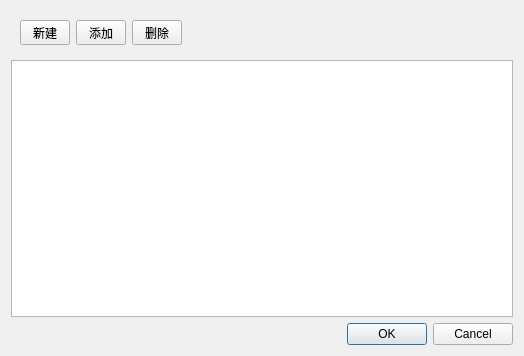
<?xml version="1.0" encoding="UTF-8"?>
<ui version="4.0">
 <class>Dialog</class>
 <widget class="QDialog" name="Dialog">
  <property name="geometry">
   <rect>
    <x>0</x>
    <y>0</y>
    <width>524</width>
    <height>356</height>
   </rect>
  </property>
  <property name="windowTitle">
   <string>Dialog</string>
  </property>
  <layout class="QVBoxLayout" name="verticalLayout">
   <item alignment="Qt::AlignLeft">
    <widget class="QWidget" name="widget" native="true">
     <property name="sizePolicy">
      <sizepolicy hsizetype="Preferred" vsizetype="Preferred">
       <horstretch>0</horstretch>
       <verstretch>0</verstretch>
      </sizepolicy>
     </property>
     <property name="minimumSize">
      <size>
       <width>0</width>
       <height>25</height>
      </size>
     </property>
     <layout class="QHBoxLayout" name="horizontalLayout">
      <item>
       <widget class="QToolButton" name="tbCreate">
        <property name="sizePolicy">
         <sizepolicy hsizetype="Fixed" vsizetype="Maximum">
          <horstretch>0</horstretch>
          <verstretch>0</verstretch>
         </sizepolicy>
        </property>
        <property name="minimumSize">
         <size>
          <width>50</width>
          <height>25</height>
         </size>
        </property>
        <property name="text">
         <string>新建</string>
        </property>
       </widget>
      </item>
      <item>
       <widget class="QToolButton" name="tbAdd">
        <property name="minimumSize">
         <size>
          <width>50</width>
          <height>25</height>
         </size>
        </property>
        <property name="text">
         <string>添加</string>
        </property>
       </widget>
      </item>
      <item>
       <widget class="QToolButton" name="tbRemove">
        <property name="minimumSize">
         <size>
          <width>50</width>
          <height>25</height>
         </size>
        </property>
        <property name="text">
         <string>删除</string>
        </property>
       </widget>
      </item>
     </layout>
    </widget>
   </item>
   <item>
    <widget class="QListView" name="keyListView"/>
   </item>
   <item>
    <widget class="QDialogButtonBox" name="buttonBox">
     <property name="orientation">
      <enum>Qt::Horizontal</enum>
     </property>
     <property name="standardButtons">
      <set>QDialogButtonBox::Cancel|QDialogButtonBox::Ok</set>
     </property>
    </widget>
   </item>
  </layout>
 </widget>
 <resources/>
 <connections>
  <connection>
   <sender>buttonBox</sender>
   <signal>accepted()</signal>
   <receiver>Dialog</receiver>
   <slot>accept()</slot>
   <hints>
    <hint type="sourcelabel">
     <x>248</x>
     <y>254</y>
    </hint>
    <hint type="destinationlabel">
     <x>157</x>
     <y>274</y>
    </hint>
   </hints>
  </connection>
  <connection>
   <sender>buttonBox</sender>
   <signal>rejected()</signal>
   <receiver>Dialog</receiver>
   <slot>reject()</slot>
   <hints>
    <hint type="sourcelabel">
     <x>316</x>
     <y>260</y>
    </hint>
    <hint type="destinationlabel">
     <x>286</x>
     <y>274</y>
    </hint>
   </hints>
  </connection>
 </connections>
</ui>
